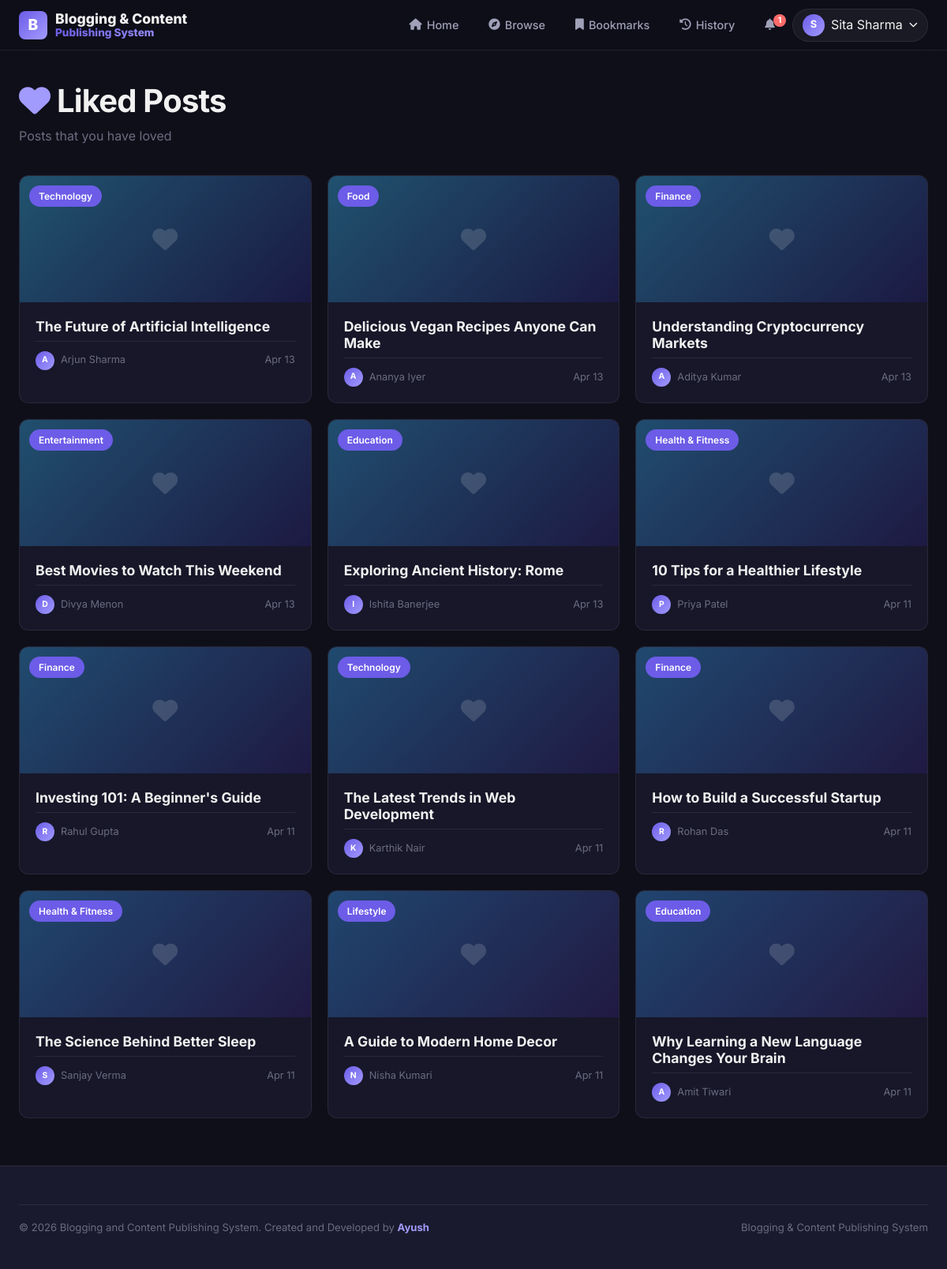
The page /reader/liked/ (signed in) on the database its author committed.
### reader/models.py (models this page shows)
class tbl_likes(models.Model):
    post_id = models.ForeignKey(tbl_posts, on_delete=models.CASCADE, related_name='likes')
    user_id = models.ForeignKey(tbl_user, on_delete=models.CASCADE, related_name='likes')
    created_at = models.DateTimeField(auto_now_add=True)
    class Meta:
        unique_together = ('post_id', 'user_id')

### author/models.py (models this page shows, shortened)
class tbl_posts(models.Model):
    author_id = models.ForeignKey(tbl_authors, on_delete=models.CASCADE, related_name='posts')
    category_id = models.ForeignKey(tbl_categories, on_delete=models.CASCADE, related_name='posts')
    title = models.CharField(max_length=200)
    content = models.TextField()
    excerpt = models.TextField(blank=True, default='', max_length=500)
    featured_image = models.ImageField(upload_to='posts/featured/', blank=True, null=True)
    status = models.BooleanField(default=False)  # False=Pending/Draft, True=Published
    is_submitted = models.BooleanField(default=False)  # True=Pending Review, False=Draft
    is_featured = models.BooleanField(default=False)
    created_at = models.DateTimeField(auto_now_add=True)
    updated_at = models.DateTimeField(auto_now=True)
    class Meta:
        ordering = ['-created_at']
        verbose_name_plural = "Posts"

class tbl_categories(models.Model):
    name = models.CharField(max_length=50, unique=True)
    description = models.TextField(blank=True, default='')
    created_at = models.DateTimeField(auto_now_add=True)
    class Meta:
        verbose_name_plural = "Categories"

class tbl_authors(models.Model):
    user_id = models.OneToOneField(tbl_user, on_delete=models.CASCADE, related_name='author_profile')
    bio = models.TextField(blank=True, default='')
    profile_image = models.ImageField(upload_to='authors/profiles/', blank=True, null=True)
    website = models.URLField(blank=True, default='')
    created_at = models.DateTimeField(auto_now_add=True)

### accounts/models.py (models this page shows, shortened)
class tbl_user(models.Model):
    name = models.CharField(max_length=80)
    username = models.CharField(max_length=30, unique=True)
    email = models.EmailField(unique=True, max_length=60)
    password = models.CharField(max_length=128)
    role = models.CharField(max_length=20, default='reader',
                            choices=[('admin', 'Admin'), ('author', 'Author'), ('reader', 'Reader')])
    status = models.BooleanField(default=True)
    created_at = models.DateTimeField(auto_now_add=True)
    updated_at = models.DateTimeField(auto_now=True)

### reader/views.py (the view)
# urls.py: path('liked/', views.liked_posts, name='reader_liked_posts'),
def liked_posts(request):
    ctx = get_session_context(request)
    ctx.update({"zone": "reader", "page": "liked_posts"})
    uid = request.session.get('user_id')
    if uid:
        ctx["liked_posts"] = tbl_likes.objects.filter(user_id__id=uid).order_by("-id")
    return render(request, "reader/liked_posts.html", ctx)

### reader/views.py (called while the page is built)
def get_session_context(request):
    uid = request.session.get('user_id')
    notif_count = 0
    if uid:
        notif_count = tbl_notifications.objects.filter(user_id__id=uid, is_read=False).count()
    return {
        'user_id': uid,
        'user_name': request.session.get('user_name', 'Guest'),
        'user_role': request.session.get('user_role', 'reader'),
        'user_username': request.session.get('user_username', ''),
        'notif_count': notif_count,
    }

### templates/reader/liked_posts.html (shortened to what this page needs)
{% extends "reader/base.html" %}
{% block content %}
<div class="page-header">
    <h1><i class="fas fa-heart" style="color:var(--primary-light);"></i> Liked Posts</h1>
    <p style="color:var(--text-muted);">Posts that you have loved</p>
</div>
<div class="page-content">
    {% if liked_posts %}
    <div class="grid-3">
        {% for like in liked_posts %}
        <div class="post-card">
            <div class="post-card-image" style="height:160px;">
                {% if like.post_id.featured_image %}
                <img src="{{ like.post_id.featured_image.url }}" alt="{{ like.post_id.title }}">
                {% else %}
                <div
                    style="width:100%;height:100%;background:linear-gradient(135deg, hsl({{ forloop.counter|add:200 }}, 55%, 28%), hsl({{ forloop.counter|add:240 }}, 45%, 18%));display:flex;align-items:center;justify-content:center;">
                    <i class="fas fa-heart" style="font-size:2rem;color:rgba(255,255,255,0.15);"></i>
                </div>
                {% endif %}
                <span class="category-badge">{{ like.post_id.category_id.name }}</span>
            </div>
            <div class="post-card-body">
                <h3><a href="/reader/blog/{{ like.post_id.id }}/">{{ like.post_id.title }}</a></h3>
                <div class="post-card-meta">
                    <div class="post-card-author">
                        <div class="avatar-sm">{{ like.post_id.author_id.user_id.name|first }}</div>
                        <span>{{ like.post_id.author_id.user_id.name }}</span>
                    </div>
                    <span>{{ like.created_at|date:"M d" }}</span>
                </div>
            </div>
        </div>
        {% endfor %}
    </div>
    {% endif %}
</div>
{% endblock %}

### static/css/style.css (style rules this page uses)
:root { --primary: #6C5CE7; --primary-light: #A29BFE; --primary-dark: #4A3DB8; --primary-glow: rgba(108, 92, 231, 0.3); --accent-pink: #FD79A8; --accent-cyan: #00CEC9; --accent-orange: #FDCB6E; --accent-green: #00B894; --accent-red: #FF6B6B; --bg-primary: #0F0F1A; --bg-secondary: #1A1A2E; --bg-tertiary: #16213E; --bg-card: rgba(26, 26, 46, 0.8); --bg-glass: rgba(255, 255, 255, 0.05); --bg-glass-hover: rgba(255, 255, 255, 0.08); --text-primary: #F1F1F1; --text-secondary: #A0A0B8; --text-muted: #6C6C80; --text-inverse: #0F0F1A; --border-color: rgba(255, 255, 255, 0.08); --border-hover: rgba(255, 255, 255, 0.15); --border-active: rgba(108, 92, 231, 0.5); --shadow-sm: 0 2px 8px rgba(0, 0, 0, 0.2); --shadow-md: 0 4px 16px rgba(0, 0, 0, 0.3); --shadow-lg: 0 8px 32px rgba(0, 0, 0, 0.4); --shadow-glow: 0 0 20px rgba(108, 92, 231, 0.2); --radius-sm: 8px; --radius-md: 12px; --radius-lg: 16px; --radius-xl: 24px; --radius-full: 9999px; --transition-fast: 0.15s ease; --transition-normal: 0.3s ease; --transition-slow: 0.5s ease; --gradient-primary: linear-gradient(135deg, #6C5CE7, #A29BFE); --gradient-hero: linear-gradient(135deg, #0F0F1A 0%, #1A1A2E 50%, #16213E 100%); --gradient-card: linear-gradient(145deg, rgba(26, 26, 46, 0.9), rgba(22, 33, 62, 0.6)); }
*, *::before, *::after { margin: 0; padding: 0; box-sizing: border-box; }
html { scroll-behavior: smooth; font-size: 16px; }
body { font-family: 'Inter', -apple-system, sans-serif; background: var(--bg-primary); color: var(--text-primary); line-height: 1.6; min-height: 100vh; overflow-x: hidden; -webkit-font-smoothing: antialiased; }
a { color: var(--primary-light); text-decoration: none; transition: color var(--transition-fast); }
h1, h2, h3, h4, h5, h6 { font-weight: 700; line-height: 1.2; color: var(--text-primary); }
h1 { font-size: 2.5rem; letter-spacing: -0.02em; }
h3 { font-size: 1.5rem; }
p { color: var(--text-secondary); margin-bottom: 12px; }
.post-card { background: var(--bg-card); border: 1px solid var(--border-color); border-radius: var(--radius-md); overflow: hidden; transition: all var(--transition-normal); display: flex; flex-direction: column; }
.post-card-image { width: 100%; height: 200px; background: var(--gradient-card); overflow: hidden; position: relative; }
.post-card-image .category-badge { position: absolute; top: 12px; left: 12px; background: var(--primary); color: white; padding: 4px 12px; border-radius: var(--radius-full); font-size: 0.75rem; font-weight: 600; }
.post-card-body { padding: 20px; flex: 1; display: flex; flex-direction: column; }
.post-card-body h3 { font-size: 1.1rem; margin-bottom: 8px; display: -webkit-box; -webkit-line-clamp: 2; -webkit-box-orient: vertical; overflow: hidden; }
.post-card-body h3 a { color: var(--text-primary); text-decoration: none; }
.post-card-meta { display: flex; align-items: center; justify-content: space-between; padding-top: 12px; border-top: 1px solid var(--border-color); font-size: 0.8rem; color: var(--text-muted); }
.post-card-author { display: flex; align-items: center; gap: 8px; }
.post-card-author .avatar-sm { width: 24px; height: 24px; border-radius: 50%; background: var(--gradient-primary); display: flex; align-items: center; justify-content: center; font-size: 0.65rem; font-weight: 700; color: white; }
.grid-3 { display: grid; grid-template-columns: repeat(3, 1fr); gap: 20px; }
.page-header { padding: 40px 0 24px; }
.page-header h1 { margin-bottom: 8px; }
.page-content { padding-bottom: 60px; }

### rows shown on the page
tbl_likes: post_id.category_id.name "Technology", post_id "The Future of Artificial Intelligence", post_id.author_id.user_id.name|first "A", post_id.author_id.user_id.name "Arjun Sharma", created_at "Apr 13"
tbl_likes: post_id.category_id.name "Food", post_id "Delicious Vegan Recipes Anyone Can Make", post_id.author_id.user_id.name|first "A", post_id.author_id.user_id.name "Ananya Iyer", created_at "Apr 13"
tbl_likes: post_id.category_id.name "Finance", post_id "Understanding Cryptocurrency Markets", post_id.author_id.user_id.name|first "A", post_id.author_id.user_id.name "Aditya Kumar", created_at "Apr 13"
tbl_likes: post_id.category_id.name "Entertainment", post_id "Best Movies to Watch This Weekend", post_id.author_id.user_id.name|first "D", post_id.author_id.user_id.name "Divya Menon", created_at "Apr 13"
tbl_likes: post_id.category_id.name "Education", post_id "Exploring Ancient History: Rome", post_id.author_id.user_id.name|first "I", post_id.author_id.user_id.name "Ishita Banerjee", created_at "Apr 13"
tbl_likes: post_id.category_id.name "Health & Fitness", post_id "10 Tips for a Healthier Lifestyle", post_id.author_id.user_id.name|first "P", post_id.author_id.user_id.name "Priya Patel", created_at "Apr 11"
tbl_likes: post_id.category_id.name "Finance", post_id "Investing 101: A Beginner's Guide", post_id.author_id.user_id.name|first "R", post_id.author_id.user_id.name "Rahul Gupta", created_at "Apr 11"
tbl_likes: post_id.category_id.name "Technology", post_id "The Latest Trends in Web Development", post_id.author_id.user_id.name|first "K", post_id.author_id.user_id.name "Karthik Nair", created_at "Apr 11"
tbl_likes: post_id.category_id.name "Finance", post_id "How to Build a Successful Startup", post_id.author_id.user_id.name|first "R", post_id.author_id.user_id.name "Rohan Das", created_at "Apr 11"
tbl_likes: post_id.category_id.name "Health & Fitness", post_id "The Science Behind Better Sleep", post_id.author_id.user_id.name|first "S", post_id.author_id.user_id.name "Sanjay Verma", created_at "Apr 11"
tbl_likes: post_id.category_id.name "Lifestyle", post_id "A Guide to Modern Home Decor", post_id.author_id.user_id.name|first "N", post_id.author_id.user_id.name "Nisha Kumari", created_at "Apr 11"
tbl_likes: post_id.category_id.name "Education", post_id "Why Learning a New Language Changes Your Brain", post_id.author_id.user_id.name|first "A", post_id.author_id.user_id.name "Amit Tiwari", created_at "Apr 11"

### other values the page prints
{{ notif_count }} "1"
{{ user_name|first }} "S"
{{ user_name }} "Sita Sharma"
